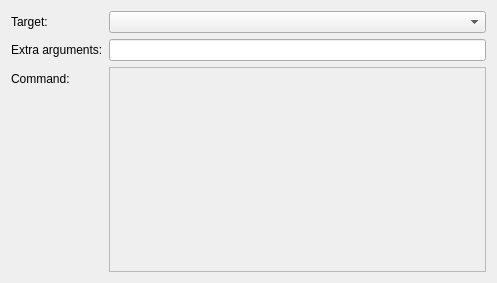
<?xml version="1.0" encoding="UTF-8"?>
<ui version="4.0">
 <class>Nim::NimCompilerBuildStepConfigWidget</class>
 <widget class="QWidget" name="Nim::NimCompilerBuildStepConfigWidget">
  <property name="enabled">
   <bool>true</bool>
  </property>
  <property name="geometry">
   <rect>
    <x>0</x>
    <y>0</y>
    <width>497</width>
    <height>283</height>
   </rect>
  </property>
  <property name="windowTitle">
   <string/>
  </property>
  <layout class="QVBoxLayout" name="verticalLayout">
   <item>
    <layout class="QFormLayout" name="formLayout">
     <item row="0" column="0">
      <widget class="QLabel" name="targetLabel">
       <property name="text">
        <string>Target:</string>
       </property>
      </widget>
     </item>
     <item row="0" column="1">
      <widget class="QComboBox" name="targetComboBox"/>
     </item>
     <item row="1" column="0">
      <widget class="QLabel" name="additionalArgumentsLabel">
       <property name="text">
        <string>Extra arguments:</string>
       </property>
      </widget>
     </item>
     <item row="1" column="1">
      <widget class="QLineEdit" name="additionalArgumentsLineEdit"/>
     </item>
     <item row="2" column="0">
      <widget class="QLabel" name="commandLabel">
       <property name="text">
        <string>Command:</string>
       </property>
      </widget>
     </item>
     <item row="2" column="1">
      <widget class="QTextEdit" name="commandTextEdit">
       <property name="enabled">
        <bool>false</bool>
       </property>
       <property name="minimumSize">
        <size>
         <width>0</width>
         <height>0</height>
        </size>
       </property>
      </widget>
     </item>
    </layout>
   </item>
  </layout>
 </widget>
 <tabstops>
  <tabstop>targetComboBox</tabstop>
  <tabstop>additionalArgumentsLineEdit</tabstop>
  <tabstop>commandTextEdit</tabstop>
 </tabstops>
 <resources/>
 <connections/>
</ui>
